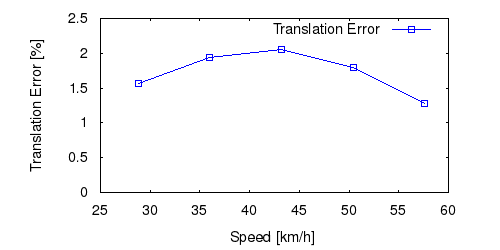

Reproduce this figure in gnuplot.
set term postscript eps enhanced color
set output "09_ts.eps"
set size ratio 0.5
set yrange [0:*]
set xlabel "Speed [km/h]"
set ylabel "Translation Error [%]"
plot "09_ts.txt" using ($1*3.6):($2*100) title 'Translation Error' lc rgb "#0000FF" pt 4 w linespoints
